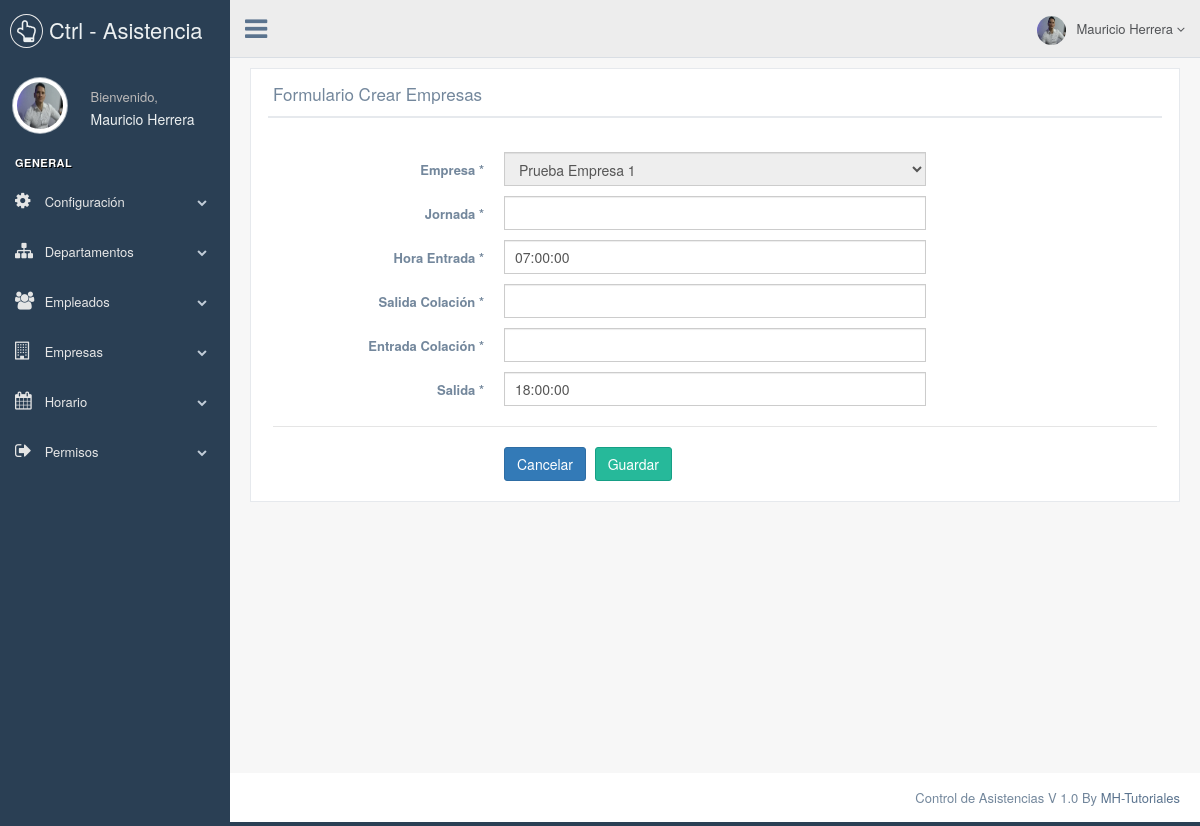
/Views/EditarHorarios.php?token=1 (signed in), run on the app's committed database.
### tables this page shows
CREATE TABLE `horarios` (
  `id_horario` int(11) NOT NULL AUTO_INCREMENT,
  `id_empresa` int(11) NOT NULL,
  `horario` varchar(200) NOT NULL DEFAULT '',
  `entrada` time DEFAULT NULL,
  `salida` time DEFAULT NULL,
  `entrada_ini` time DEFAULT NULL,
  `entrada_fin` time DEFAULT NULL,
  `salida_ini` time DEFAULT NULL,
  `salida_fin` time DEFAULT NULL,
  `atraso` int(11) DEFAULT NULL,
  `porcentaje_dia` float(3,2) DEFAULT NULL,
  PRIMARY KEY (`id_horario`),
  KEY `id_empresa` (`id_empresa`)
);

CREATE TABLE `empresa` (
  `id_empresa` int(11) NOT NULL AUTO_INCREMENT,
  `nombre_empresa` varchar(255) DEFAULT NULL,
  `documento` varchar(50) DEFAULT NULL,
  `direccion` varchar(150) DEFAULT NULL,
  `isotipo` varchar(255) DEFAULT NULL,
  `email` varchar(255) DEFAULT NULL,
  `fecha_creacion` datetime NOT NULL,
  PRIMARY KEY (`id_empresa`)
);

### Model/BD.php (called while the page is built, shortened)
<?php
include_once '../Utils/SimbolyLink.php';
class BD {
    private $con;
    public function __construct() {
        try {
            $this->con = new PDO('mysql:host=' . HOST . ';dbname=' . BD . ';charset=utf8', USER, PASS, array(
                PDO::ATTR_ERRMODE => PDO::ERRMODE_EXCEPTION,
                PDO::MYSQL_ATTR_INIT_COMMAND => "SET NAMES utf8"
            ));
            $this->con->setAttribute(PDO::ATTR_ERRMODE, PDO::ERRMODE_EXCEPTION);
        } catch (PDOException $e) {
            print "Error!: " . $e->getMessage() . "<br/>";
            die();
        }
    }
    public function desconectar() {
        $this->con = null;
    }
    public function findAll($tabla, $cond = "", $single = false) {
        $query = "select * from " . $tabla . " " . $cond;
        $this->stm = $this->con->prepare($query);
        $this->stm->execute();
        $this->rs = $this->stm->fetchAll(PDO::FETCH_OBJ);
        if ($single) {
            return $this->rs[0];
        } else {
            return $this->rs;
        }
    }
}
?>

### Utils/SimbolyLink.php (called while the page is built)
<?php
$config['base_url'] = ((isset($_SERVER['HTTPS']) && $_SERVER['HTTPS'] == "on") ? "https" : "http");
$name_project = explode("/", $_SERVER["REQUEST_URI"])[1];
$config['base_url'] .= "://" . $_SERVER['HTTP_HOST'] . "/" . $name_project;
?>

### Views/EditarHorarios.php (the view, shortened to what this page needs)
<?php
include '../Model/BD.php';
$con = new BD();
$rs = $con->findAll("horarios", "where id_horario = " . $_GET["token"], true);
$rs2 = $con->findAll("empresa");
?>
<!DOCTYPE html>
<html lang="en">
    <head>
        <?php
        include 'css.php';
        ?>
    </head>
    <body class="nav-md">
        <div class="container body">
            <div class="main_container">
                <?php include 'menu.php'; ?>
                <div class="right_col" role="main">
                    <div class="">
                        <div class="row">
                            <div class="col-md-12 col-sm-12 col-xs-12">
                                <div class="x_panel">
                                    <div class="x_title">
                                        <h2>Formulario Crear Empresas <small>por favor diligencie los campos..!</small></h2>
                                        <div class="clearfix"></div>
                                    </div>
                                    <div class="x_content">
                                        <br />
                                        <form id="demo-form2" data-parsley-validate class="form-horizontal form-label-left">
                                            <div class="form-group">
                                                <label class="control-label col-md-3 col-sm-3 col-xs-12">Empresa <span class="required">*</span></label>
                                                <div class="col-md-6 col-sm-6 col-xs-12">
                                                    <select disabled="disabled" id="empresa" name="empresa" class="form-control col-md-7 col-xs-12">
                                                        <?php
                                                        for ($i = 0; $i < count($rs2); $i++) {
                                                            ?>
                                                            <option  <?php echo ($rs2[$i]->id_empresa == $rs->id_empresa) ? 'selected' : '' ?> value="<?php echo $rs2[$i]->id_empresa; ?>"><?php echo $rs2[$i]->nombre_empresa; ?></option>
                                                            <?php
                                                        }
                                                        ?>
                                                    </select>
                                                </div>
                                            </div>
                                            <div class="form-group">
                                                <label class="control-label col-md-3 col-sm-3 col-xs-12" for="jornada">Jornada <span class="required">*</span>
                                                </label>
                                                <div class="col-md-6 col-sm-6 col-xs-12">
                                                    <input type="text" id="jornada"  name="jornada"  value="<?php echo $rs->jornada; ?>" class="form-control col-md-7 col-xs-12">
                                                </div>
                                            </div>
                                            <div class="form-group">
                                                <label class="control-label col-md-3 col-sm-3 col-xs-12" for="entrada">Hora Entrada <span class="required">*</span>
                                                </label>
                                                <div class="col-md-6 col-sm-6 col-xs-12">
                                                    <input type="text" id="entrada"  name="entrada"  value="<?php echo $rs->entrada; ?>" class="form-control col-md-7 col-xs-12">
                                                </div>
                                            </div>
                                            <div class="form-group">
                                                <label class="control-label col-md-3 col-sm-3 col-xs-12" for="salida_c">Salida Colación <span class="required">*</span>
                                                </label>
                                                <div class="col-md-6 col-sm-6 col-xs-12">
                                                    <input type="text" id="salida_c"  name="salida_c"  value="<?php echo $rs->salida_colacion; ?>" class="form-control col-md-7 col-xs-12">
                                                </div>
                                            </div>
                                            <div class="form-group">
                                                <label class="control-label col-md-3 col-sm-3 col-xs-12" for="entrada_c">Entrada Colación <span class="required">*</span>
                                                </label>
                                                <div class="col-md-6 col-sm-6 col-xs-12">
                                                    <input type="text" id="entrada_c"  name="entrada_c"  value="<?php echo $rs->entrada_colacion; ?>" class="form-control col-md-7 col-xs-12">
                                                </div>
                                            </div>
                                            <div class="form-group">
                                                <label class="control-label col-md-3 col-sm-3 col-xs-12" for="salida">Salida <span class="required">*</span>
                                                </label>
                                                <div class="col-md-6 col-sm-6 col-xs-12">
                                                    <input type="text" id="salida"  name="salida"  value="<?php echo $rs->salida; ?>" class="form-control col-md-7 col-xs-12">
                                                </div>
                                            </div>
                                            <div class="ln_solid"></div>
                                            <div class="form-group">
                                                <div class="col-md-6 col-sm-6 col-xs-12 col-md-offset-3">
                                                    <button id="cancelHorario" class="btn btn-primary redirect" type="button" data-page="<?php echo $config['base_url'] . "/Views/ListarHorarios" ?>">Cancelar</button>
                                                    <button id="crearHorario" type="button" class="btn btn-success" data-accion="edit">Guardar</button>
                                                </div>
                                            </div>
                                        </form>
                                    </div>
                                </div>
                            </div>
                        </div>
                    </div>
                </div>
                <?php include 'footer.php'; ?>
            </div>
        </div>
    </body>
</html>

### data on the page
horarios: empresa "Prueba Empresa 1", entrada "07:00:00", salida "18:00:00"

### other printed values
$_SESSION["obj_user"][0]["nombres"] "Mauricio"
$_SESSION["obj_user"][0]["apellidos"] "Herrera"
$key "Departamentos"
$key "Empleados"
$key "Empresas"
$key "Horario"
$key "Permisos"
